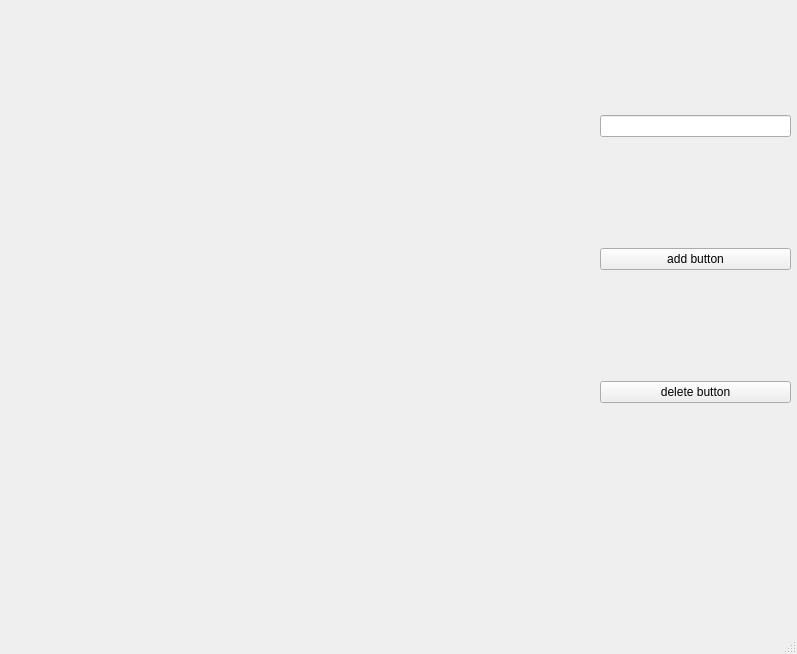
<?xml version="1.0" encoding="UTF-8"?>
<ui version="4.0">
 <class>MainWindow</class>
 <widget class="QMainWindow" name="MainWindow">
  <property name="geometry">
   <rect>
    <x>0</x>
    <y>0</y>
    <width>797</width>
    <height>654</height>
   </rect>
  </property>
  <property name="windowTitle">
   <string>MainWindow</string>
  </property>
  <property name="layoutDirection">
   <enum>Qt::LeftToRight</enum>
  </property>
  <widget class="QWidget" name="centralwidget">
   <widget class="QWidget" name="verticalLayoutWidget_2">
    <property name="geometry">
     <rect>
      <x>600</x>
      <y>10</y>
      <width>191</width>
      <height>501</height>
     </rect>
    </property>
    <layout class="QVBoxLayout" name="splitters">
     <item>
      <widget class="QLineEdit" name="lineEdit"/>
     </item>
     <item>
      <widget class="QPushButton" name="pushButton2">
       <property name="text">
        <string>add button</string>
       </property>
      </widget>
     </item>
     <item>
      <widget class="QPushButton" name="pushButton_3">
       <property name="text">
        <string>delete button</string>
       </property>
      </widget>
     </item>
    </layout>
   </widget>
  </widget>
  <widget class="QMenuBar" name="menubar">
   <property name="geometry">
    <rect>
     <x>0</x>
     <y>0</y>
     <width>797</width>
     <height>23</height>
    </rect>
   </property>
  </widget>
  <widget class="QStatusBar" name="statusbar"/>
 </widget>
 <resources/>
 <connections/>
</ui>
